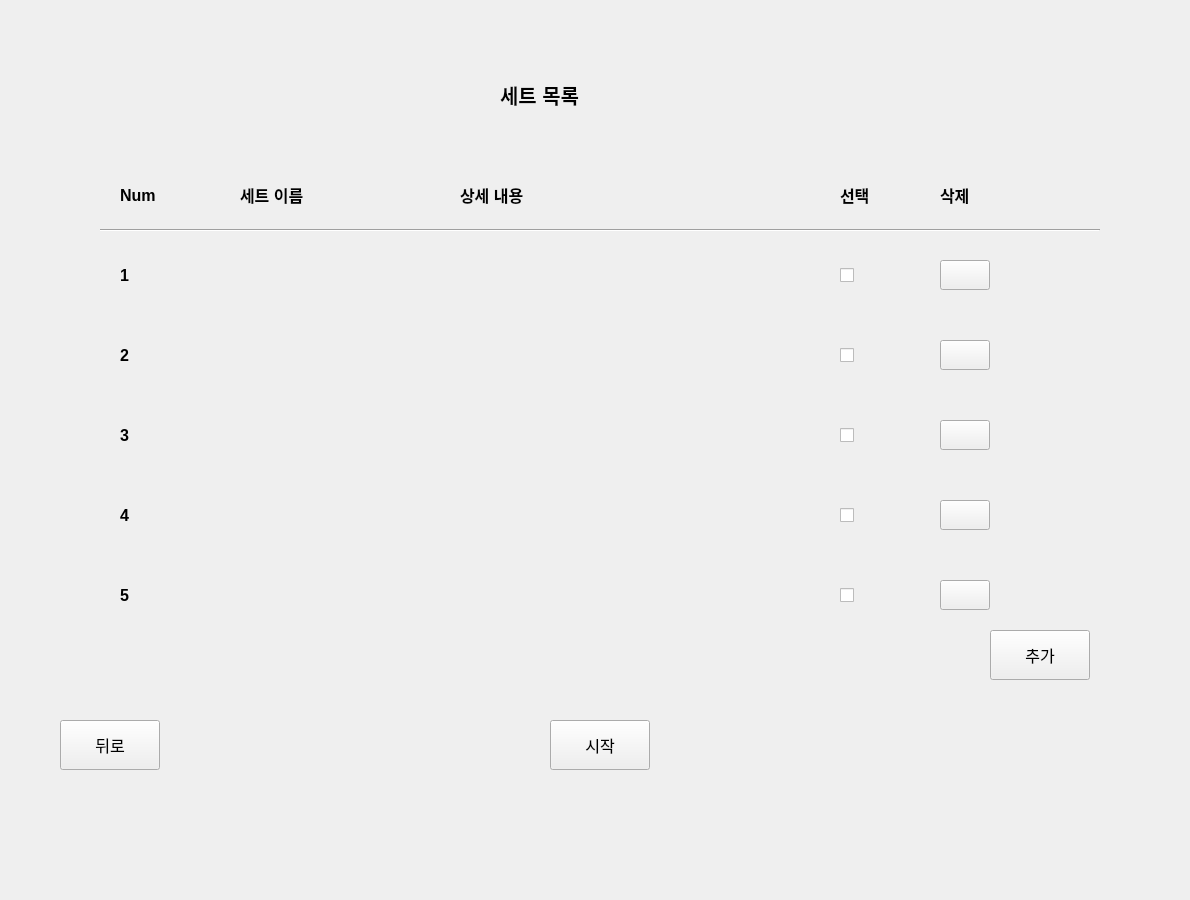
<?xml version="1.0" encoding="UTF-8"?>
<ui version="4.0">
 <class>Form</class>
 <widget class="QWidget" name="Form">
  <property name="geometry">
   <rect>
    <x>0</x>
    <y>0</y>
    <width>1190</width>
    <height>900</height>
   </rect>
  </property>
  <property name="windowTitle">
   <string>Form</string>
  </property>
  <widget class="QStackedWidget" name="stackedWidget">
   <property name="geometry">
    <rect>
     <x>0</x>
     <y>0</y>
     <width>1200</width>
     <height>900</height>
    </rect>
   </property>
   <property name="currentIndex">
    <number>1</number>
   </property>
   <widget class="QWidget" name="page_1">
    <widget class="QPushButton" name="btn_start_1">
     <property name="geometry">
      <rect>
       <x>400</x>
       <y>650</y>
       <width>400</width>
       <height>200</height>
      </rect>
     </property>
     <property name="font">
      <font>
       <pointsize>15</pointsize>
       <weight>75</weight>
       <bold>true</bold>
      </font>
     </property>
     <property name="styleSheet">
      <string notr="true">border: none;</string>
     </property>
     <property name="text">
      <string>클릭하면 시작</string>
     </property>
    </widget>
    <widget class="QLabel" name="label_start_1">
     <property name="geometry">
      <rect>
       <x>100</x>
       <y>50</y>
       <width>1000</width>
       <height>800</height>
      </rect>
     </property>
     <property name="text">
      <string/>
     </property>
    </widget>
    <zorder>label_start_1</zorder>
    <zorder>btn_start_1</zorder>
   </widget>
   <widget class="QWidget" name="page_2">
    <widget class="QPushButton" name="btn_start_2">
     <property name="geometry">
      <rect>
       <x>550</x>
       <y>720</y>
       <width>100</width>
       <height>50</height>
      </rect>
     </property>
     <property name="font">
      <font>
       <pointsize>12</pointsize>
      </font>
     </property>
     <property name="text">
      <string>시작</string>
     </property>
    </widget>
    <widget class="QPushButton" name="btn_back_2">
     <property name="geometry">
      <rect>
       <x>60</x>
       <y>720</y>
       <width>100</width>
       <height>50</height>
      </rect>
     </property>
     <property name="font">
      <font>
       <pointsize>12</pointsize>
      </font>
     </property>
     <property name="text">
      <string>뒤로</string>
     </property>
    </widget>
    <widget class="QLabel" name="label_main_2">
     <property name="geometry">
      <rect>
       <x>500</x>
       <y>70</y>
       <width>200</width>
       <height>50</height>
      </rect>
     </property>
     <property name="font">
      <font>
       <pointsize>15</pointsize>
       <weight>75</weight>
       <bold>true</bold>
      </font>
     </property>
     <property name="layoutDirection">
      <enum>Qt::LeftToRight</enum>
     </property>
     <property name="text">
      <string>세트 목록</string>
     </property>
    </widget>
    <widget class="QPushButton" name="btn_add_2">
     <property name="geometry">
      <rect>
       <x>990</x>
       <y>630</y>
       <width>100</width>
       <height>50</height>
      </rect>
     </property>
     <property name="font">
      <font>
       <pointsize>12</pointsize>
      </font>
     </property>
     <property name="text">
      <string>추가</string>
     </property>
    </widget>
    <widget class="QLabel" name="label_check_2">
     <property name="geometry">
      <rect>
       <x>840</x>
       <y>170</y>
       <width>75</width>
       <height>50</height>
      </rect>
     </property>
     <property name="font">
      <font>
       <pointsize>12</pointsize>
       <weight>75</weight>
       <bold>true</bold>
      </font>
     </property>
     <property name="text">
      <string>선택</string>
     </property>
    </widget>
    <widget class="QLabel" name="label_con1_2">
     <property name="geometry">
      <rect>
       <x>460</x>
       <y>170</y>
       <width>350</width>
       <height>50</height>
      </rect>
     </property>
     <property name="font">
      <font>
       <pointsize>12</pointsize>
       <weight>75</weight>
       <bold>true</bold>
      </font>
     </property>
     <property name="text">
      <string>상세 내용</string>
     </property>
    </widget>
    <widget class="QLabel" name="label_name_2">
     <property name="geometry">
      <rect>
       <x>240</x>
       <y>170</y>
       <width>200</width>
       <height>50</height>
      </rect>
     </property>
     <property name="font">
      <font>
       <pointsize>12</pointsize>
       <weight>75</weight>
       <bold>true</bold>
      </font>
     </property>
     <property name="text">
      <string>세트 이름</string>
     </property>
    </widget>
    <widget class="QLabel" name="label_num_2">
     <property name="geometry">
      <rect>
       <x>120</x>
       <y>170</y>
       <width>100</width>
       <height>50</height>
      </rect>
     </property>
     <property name="font">
      <font>
       <pointsize>12</pointsize>
       <weight>75</weight>
       <bold>true</bold>
      </font>
     </property>
     <property name="text">
      <string>Num</string>
     </property>
    </widget>
    <widget class="QPushButton" name="btn_1_2">
     <property name="geometry">
      <rect>
       <x>940</x>
       <y>260</y>
       <width>50</width>
       <height>30</height>
      </rect>
     </property>
     <property name="text">
      <string/>
     </property>
    </widget>
    <widget class="QPushButton" name="btn_2_2">
     <property name="geometry">
      <rect>
       <x>940</x>
       <y>340</y>
       <width>50</width>
       <height>30</height>
      </rect>
     </property>
     <property name="text">
      <string/>
     </property>
    </widget>
    <widget class="QPushButton" name="btn_3_2">
     <property name="geometry">
      <rect>
       <x>940</x>
       <y>420</y>
       <width>50</width>
       <height>30</height>
      </rect>
     </property>
     <property name="text">
      <string/>
     </property>
    </widget>
    <widget class="QPushButton" name="btn_4_2">
     <property name="geometry">
      <rect>
       <x>940</x>
       <y>500</y>
       <width>50</width>
       <height>30</height>
      </rect>
     </property>
     <property name="text">
      <string/>
     </property>
    </widget>
    <widget class="QPushButton" name="btn_5_2">
     <property name="geometry">
      <rect>
       <x>940</x>
       <y>580</y>
       <width>50</width>
       <height>30</height>
      </rect>
     </property>
     <property name="text">
      <string/>
     </property>
    </widget>
    <widget class="QLabel" name="label_num_1_2">
     <property name="geometry">
      <rect>
       <x>120</x>
       <y>260</y>
       <width>100</width>
       <height>30</height>
      </rect>
     </property>
     <property name="font">
      <font>
       <pointsize>12</pointsize>
       <weight>75</weight>
       <bold>true</bold>
      </font>
     </property>
     <property name="text">
      <string>1</string>
     </property>
    </widget>
    <widget class="QLabel" name="label_num_2_2">
     <property name="geometry">
      <rect>
       <x>120</x>
       <y>340</y>
       <width>100</width>
       <height>30</height>
      </rect>
     </property>
     <property name="font">
      <font>
       <pointsize>12</pointsize>
       <weight>75</weight>
       <bold>true</bold>
      </font>
     </property>
     <property name="text">
      <string>2</string>
     </property>
    </widget>
    <widget class="QLabel" name="label_num_3_2">
     <property name="geometry">
      <rect>
       <x>120</x>
       <y>420</y>
       <width>100</width>
       <height>30</height>
      </rect>
     </property>
     <property name="font">
      <font>
       <pointsize>12</pointsize>
       <weight>75</weight>
       <bold>true</bold>
      </font>
     </property>
     <property name="text">
      <string>3</string>
     </property>
    </widget>
    <widget class="QLabel" name="label_num_4_2">
     <property name="geometry">
      <rect>
       <x>120</x>
       <y>500</y>
       <width>100</width>
       <height>30</height>
      </rect>
     </property>
     <property name="font">
      <font>
       <pointsize>12</pointsize>
       <weight>75</weight>
       <bold>true</bold>
      </font>
     </property>
     <property name="text">
      <string>4</string>
     </property>
    </widget>
    <widget class="QLabel" name="label_num_5_2">
     <property name="geometry">
      <rect>
       <x>120</x>
       <y>580</y>
       <width>100</width>
       <height>30</height>
      </rect>
     </property>
     <property name="font">
      <font>
       <pointsize>12</pointsize>
       <weight>75</weight>
       <bold>true</bold>
      </font>
     </property>
     <property name="text">
      <string>5</string>
     </property>
    </widget>
    <widget class="Line" name="line">
     <property name="geometry">
      <rect>
       <x>100</x>
       <y>220</y>
       <width>1000</width>
       <height>20</height>
      </rect>
     </property>
     <property name="orientation">
      <enum>Qt::Horizontal</enum>
     </property>
    </widget>
    <widget class="QLabel" name="label_con1_1_2">
     <property name="geometry">
      <rect>
       <x>460</x>
       <y>250</y>
       <width>350</width>
       <height>60</height>
      </rect>
     </property>
     <property name="font">
      <font>
       <pointsize>12</pointsize>
      </font>
     </property>
     <property name="text">
      <string/>
     </property>
    </widget>
    <widget class="QLabel" name="label_con1_2_2">
     <property name="geometry">
      <rect>
       <x>460</x>
       <y>330</y>
       <width>350</width>
       <height>60</height>
      </rect>
     </property>
     <property name="font">
      <font>
       <pointsize>12</pointsize>
      </font>
     </property>
     <property name="text">
      <string/>
     </property>
    </widget>
    <widget class="QLabel" name="label_con1_3_2">
     <property name="geometry">
      <rect>
       <x>460</x>
       <y>410</y>
       <width>350</width>
       <height>60</height>
      </rect>
     </property>
     <property name="font">
      <font>
       <pointsize>12</pointsize>
      </font>
     </property>
     <property name="text">
      <string/>
     </property>
    </widget>
    <widget class="QLabel" name="label_con1_4_2">
     <property name="geometry">
      <rect>
       <x>460</x>
       <y>490</y>
       <width>350</width>
       <height>60</height>
      </rect>
     </property>
     <property name="font">
      <font>
       <pointsize>12</pointsize>
      </font>
     </property>
     <property name="text">
      <string/>
     </property>
    </widget>
    <widget class="QLabel" name="label_con1_5_2">
     <property name="geometry">
      <rect>
       <x>460</x>
       <y>570</y>
       <width>350</width>
       <height>60</height>
      </rect>
     </property>
     <property name="font">
      <font>
       <pointsize>12</pointsize>
      </font>
     </property>
     <property name="text">
      <string/>
     </property>
    </widget>
    <widget class="QCheckBox" name="checkBox_1_2">
     <property name="geometry">
      <rect>
       <x>840</x>
       <y>260</y>
       <width>50</width>
       <height>30</height>
      </rect>
     </property>
     <property name="text">
      <string/>
     </property>
    </widget>
    <widget class="QCheckBox" name="checkBox_2_2">
     <property name="geometry">
      <rect>
       <x>840</x>
       <y>340</y>
       <width>50</width>
       <height>30</height>
      </rect>
     </property>
     <property name="text">
      <string/>
     </property>
    </widget>
    <widget class="QCheckBox" name="checkBox_3_2">
     <property name="geometry">
      <rect>
       <x>840</x>
       <y>420</y>
       <width>50</width>
       <height>30</height>
      </rect>
     </property>
     <property name="text">
      <string/>
     </property>
    </widget>
    <widget class="QCheckBox" name="checkBox_4_2">
     <property name="geometry">
      <rect>
       <x>840</x>
       <y>500</y>
       <width>50</width>
       <height>30</height>
      </rect>
     </property>
     <property name="text">
      <string/>
     </property>
    </widget>
    <widget class="QCheckBox" name="checkBox_5_2">
     <property name="geometry">
      <rect>
       <x>840</x>
       <y>580</y>
       <width>50</width>
       <height>30</height>
      </rect>
     </property>
     <property name="text">
      <string/>
     </property>
    </widget>
    <widget class="QLabel" name="label_name_1_2">
     <property name="geometry">
      <rect>
       <x>240</x>
       <y>250</y>
       <width>200</width>
       <height>50</height>
      </rect>
     </property>
     <property name="font">
      <font>
       <pointsize>12</pointsize>
      </font>
     </property>
     <property name="text">
      <string/>
     </property>
    </widget>
    <widget class="QLabel" name="label_name_2_2">
     <property name="geometry">
      <rect>
       <x>240</x>
       <y>330</y>
       <width>200</width>
       <height>50</height>
      </rect>
     </property>
     <property name="font">
      <font>
       <pointsize>12</pointsize>
      </font>
     </property>
     <property name="text">
      <string/>
     </property>
    </widget>
    <widget class="QLabel" name="label_name_3_2">
     <property name="geometry">
      <rect>
       <x>240</x>
       <y>410</y>
       <width>200</width>
       <height>50</height>
      </rect>
     </property>
     <property name="font">
      <font>
       <pointsize>12</pointsize>
      </font>
     </property>
     <property name="text">
      <string/>
     </property>
    </widget>
    <widget class="QLabel" name="label_name_4_2">
     <property name="geometry">
      <rect>
       <x>240</x>
       <y>490</y>
       <width>200</width>
       <height>50</height>
      </rect>
     </property>
     <property name="font">
      <font>
       <pointsize>12</pointsize>
      </font>
     </property>
     <property name="text">
      <string/>
     </property>
    </widget>
    <widget class="QLabel" name="label_name_5_2">
     <property name="geometry">
      <rect>
       <x>240</x>
       <y>570</y>
       <width>200</width>
       <height>50</height>
      </rect>
     </property>
     <property name="font">
      <font>
       <pointsize>12</pointsize>
      </font>
     </property>
     <property name="text">
      <string/>
     </property>
    </widget>
    <widget class="QLabel" name="label_delete">
     <property name="geometry">
      <rect>
       <x>940</x>
       <y>170</y>
       <width>75</width>
       <height>50</height>
      </rect>
     </property>
     <property name="font">
      <font>
       <pointsize>12</pointsize>
       <weight>75</weight>
       <bold>true</bold>
      </font>
     </property>
     <property name="text">
      <string>삭제</string>
     </property>
    </widget>
   </widget>
   <widget class="QWidget" name="page_3">
    <widget class="QPushButton" name="btn_back_3">
     <property name="geometry">
      <rect>
       <x>60</x>
       <y>720</y>
       <width>100</width>
       <height>50</height>
      </rect>
     </property>
     <property name="font">
      <font>
       <pointsize>12</pointsize>
      </font>
     </property>
     <property name="text">
      <string>뒤로</string>
     </property>
    </widget>
    <widget class="QPushButton" name="btn_save_3">
     <property name="geometry">
      <rect>
       <x>1040</x>
       <y>720</y>
       <width>100</width>
       <height>50</height>
      </rect>
     </property>
     <property name="font">
      <font>
       <pointsize>12</pointsize>
      </font>
     </property>
     <property name="text">
      <string>저장</string>
     </property>
    </widget>
    <widget class="QTextEdit" name="text_name_3">
     <property name="geometry">
      <rect>
       <x>200</x>
       <y>240</y>
       <width>300</width>
       <height>50</height>
      </rect>
     </property>
     <property name="font">
      <font>
       <pointsize>12</pointsize>
      </font>
     </property>
    </widget>
    <widget class="QLabel" name="label_name_3">
     <property name="geometry">
      <rect>
       <x>200</x>
       <y>190</y>
       <width>200</width>
       <height>30</height>
      </rect>
     </property>
     <property name="font">
      <font>
       <pointsize>12</pointsize>
      </font>
     </property>
     <property name="text">
      <string>* 세트 이름</string>
     </property>
    </widget>
    <widget class="QRadioButton" name="radio_1_3">
     <property name="geometry">
      <rect>
       <x>200</x>
       <y>410</y>
       <width>90</width>
       <height>50</height>
      </rect>
     </property>
     <property name="font">
      <font>
       <pointsize>12</pointsize>
      </font>
     </property>
     <property name="text">
      <string>좁게</string>
     </property>
    </widget>
    <widget class="QRadioButton" name="radio_2_3">
     <property name="geometry">
      <rect>
       <x>300</x>
       <y>410</y>
       <width>90</width>
       <height>50</height>
      </rect>
     </property>
     <property name="font">
      <font>
       <pointsize>12</pointsize>
      </font>
     </property>
     <property name="text">
      <string>정석</string>
     </property>
    </widget>
    <widget class="QRadioButton" name="radio_3_3">
     <property name="geometry">
      <rect>
       <x>400</x>
       <y>410</y>
       <width>90</width>
       <height>50</height>
      </rect>
     </property>
     <property name="font">
      <font>
       <pointsize>12</pointsize>
      </font>
     </property>
     <property name="text">
      <string>넓게</string>
     </property>
    </widget>
    <widget class="QCheckBox" name="check_ga_3">
     <property name="geometry">
      <rect>
       <x>700</x>
       <y>240</y>
       <width>200</width>
       <height>50</height>
      </rect>
     </property>
     <property name="font">
      <font>
       <pointsize>12</pointsize>
      </font>
     </property>
     <property name="text">
      <string>가로 봉 사용</string>
     </property>
    </widget>
    <widget class="QCheckBox" name="check_se_3">
     <property name="geometry">
      <rect>
       <x>700</x>
       <y>310</y>
       <width>200</width>
       <height>50</height>
      </rect>
     </property>
     <property name="font">
      <font>
       <pointsize>12</pointsize>
      </font>
     </property>
     <property name="text">
      <string>세로 봉 사용</string>
     </property>
    </widget>
    <widget class="QCheckBox" name="check_mu_3">
     <property name="geometry">
      <rect>
       <x>700</x>
       <y>390</y>
       <width>200</width>
       <height>50</height>
      </rect>
     </property>
     <property name="font">
      <font>
       <pointsize>12</pointsize>
      </font>
     </property>
     <property name="text">
      <string>무릎 사용</string>
     </property>
    </widget>
    <widget class="QLabel" name="label_width_3">
     <property name="geometry">
      <rect>
       <x>200</x>
       <y>360</y>
       <width>200</width>
       <height>30</height>
      </rect>
     </property>
     <property name="font">
      <font>
       <pointsize>12</pointsize>
      </font>
     </property>
     <property name="text">
      <string>* 너비</string>
     </property>
    </widget>
    <widget class="QLabel" name="label_time_3">
     <property name="geometry">
      <rect>
       <x>200</x>
       <y>530</y>
       <width>200</width>
       <height>30</height>
      </rect>
     </property>
     <property name="font">
      <font>
       <pointsize>12</pointsize>
      </font>
     </property>
     <property name="text">
      <string>* 세트 간 쉬는시간</string>
     </property>
    </widget>
    <widget class="QTextEdit" name="text_time_3">
     <property name="geometry">
      <rect>
       <x>200</x>
       <y>580</y>
       <width>150</width>
       <height>50</height>
      </rect>
     </property>
     <property name="font">
      <font>
       <pointsize>12</pointsize>
      </font>
     </property>
    </widget>
    <widget class="QLabel" name="label_sec_3">
     <property name="geometry">
      <rect>
       <x>360</x>
       <y>580</y>
       <width>150</width>
       <height>50</height>
      </rect>
     </property>
     <property name="font">
      <font>
       <pointsize>12</pointsize>
      </font>
     </property>
     <property name="text">
      <string>초(최대 1분)</string>
     </property>
    </widget>
    <widget class="QLabel" name="label_main_3">
     <property name="geometry">
      <rect>
       <x>500</x>
       <y>70</y>
       <width>200</width>
       <height>50</height>
      </rect>
     </property>
     <property name="font">
      <font>
       <pointsize>15</pointsize>
       <weight>75</weight>
       <bold>true</bold>
      </font>
     </property>
     <property name="layoutDirection">
      <enum>Qt::LeftToRight</enum>
     </property>
     <property name="text">
      <string>세트 이름</string>
     </property>
    </widget>
   </widget>
   <widget class="QWidget" name="page_4">
    <widget class="QLabel" name="label_name_4">
     <property name="geometry">
      <rect>
       <x>70</x>
       <y>70</y>
       <width>150</width>
       <height>50</height>
      </rect>
     </property>
     <property name="font">
      <font>
       <pointsize>12</pointsize>
      </font>
     </property>
     <property name="text">
      <string>이름</string>
     </property>
    </widget>
    <widget class="QLabel" name="label_set_4">
     <property name="geometry">
      <rect>
       <x>240</x>
       <y>70</y>
       <width>150</width>
       <height>50</height>
      </rect>
     </property>
     <property name="font">
      <font>
       <pointsize>12</pointsize>
      </font>
     </property>
     <property name="text">
      <string>세트</string>
     </property>
    </widget>
    <widget class="QLabel" name="label_cnt_4">
     <property name="geometry">
      <rect>
       <x>410</x>
       <y>70</y>
       <width>150</width>
       <height>50</height>
      </rect>
     </property>
     <property name="font">
      <font>
       <pointsize>12</pointsize>
      </font>
     </property>
     <property name="text">
      <string>횟수</string>
     </property>
    </widget>
    <widget class="QLabel" name="label_time_4">
     <property name="geometry">
      <rect>
       <x>580</x>
       <y>70</y>
       <width>150</width>
       <height>50</height>
      </rect>
     </property>
     <property name="font">
      <font>
       <pointsize>12</pointsize>
      </font>
     </property>
     <property name="text">
      <string>시간</string>
     </property>
    </widget>
   </widget>
   <widget class="QWidget" name="page_9">
    <widget class="QPushButton" name="btn_back_5">
     <property name="geometry">
      <rect>
       <x>550</x>
       <y>720</y>
       <width>100</width>
       <height>50</height>
      </rect>
     </property>
     <property name="font">
      <font>
       <pointsize>12</pointsize>
      </font>
     </property>
     <property name="text">
      <string>목록으로</string>
     </property>
    </widget>
    <widget class="QLabel" name="label_main_5">
     <property name="geometry">
      <rect>
       <x>500</x>
       <y>70</y>
       <width>200</width>
       <height>50</height>
      </rect>
     </property>
     <property name="font">
      <font>
       <pointsize>15</pointsize>
       <weight>75</weight>
       <bold>true</bold>
      </font>
     </property>
     <property name="text">
      <string>결과화면</string>
     </property>
    </widget>
    <widget class="QLabel" name="label_1_5">
     <property name="geometry">
      <rect>
       <x>200</x>
       <y>240</y>
       <width>800</width>
       <height>50</height>
      </rect>
     </property>
     <property name="font">
      <font>
       <pointsize>15</pointsize>
       <weight>75</weight>
       <bold>true</bold>
      </font>
     </property>
     <property name="text">
      <string/>
     </property>
    </widget>
    <widget class="QLabel" name="label_2_5">
     <property name="geometry">
      <rect>
       <x>200</x>
       <y>320</y>
       <width>800</width>
       <height>50</height>
      </rect>
     </property>
     <property name="font">
      <font>
       <pointsize>15</pointsize>
       <weight>75</weight>
       <bold>true</bold>
      </font>
     </property>
     <property name="text">
      <string/>
     </property>
    </widget>
    <widget class="QLabel" name="label_3_5">
     <property name="geometry">
      <rect>
       <x>200</x>
       <y>400</y>
       <width>800</width>
       <height>50</height>
      </rect>
     </property>
     <property name="font">
      <font>
       <pointsize>15</pointsize>
       <weight>75</weight>
       <bold>true</bold>
      </font>
     </property>
     <property name="text">
      <string/>
     </property>
    </widget>
    <widget class="QLabel" name="label_4_5">
     <property name="geometry">
      <rect>
       <x>200</x>
       <y>480</y>
       <width>800</width>
       <height>50</height>
      </rect>
     </property>
     <property name="font">
      <font>
       <pointsize>15</pointsize>
       <weight>75</weight>
       <bold>true</bold>
      </font>
     </property>
     <property name="text">
      <string/>
     </property>
    </widget>
    <widget class="QLabel" name="label_5_5">
     <property name="geometry">
      <rect>
       <x>200</x>
       <y>560</y>
       <width>800</width>
       <height>50</height>
      </rect>
     </property>
     <property name="font">
      <font>
       <pointsize>15</pointsize>
       <weight>75</weight>
       <bold>true</bold>
      </font>
     </property>
     <property name="text">
      <string/>
     </property>
    </widget>
   </widget>
  </widget>
 </widget>
 <resources/>
 <connections/>
</ui>
